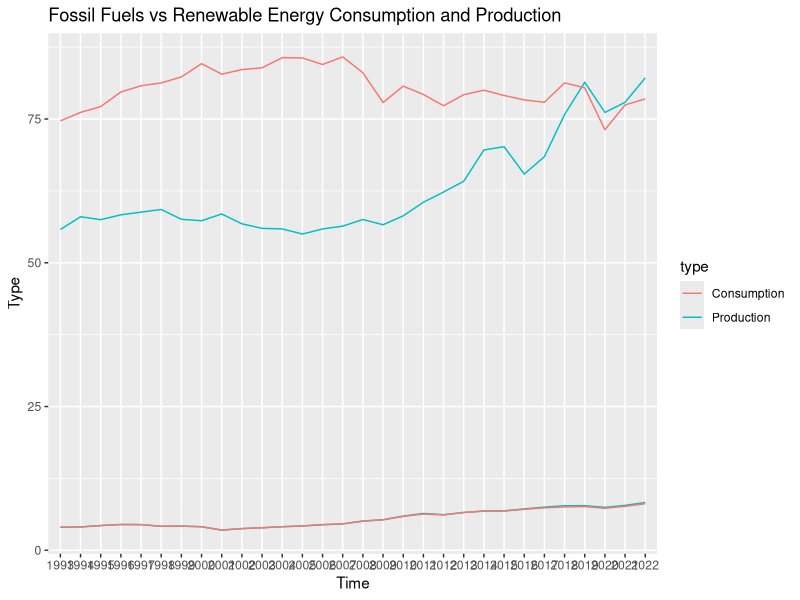
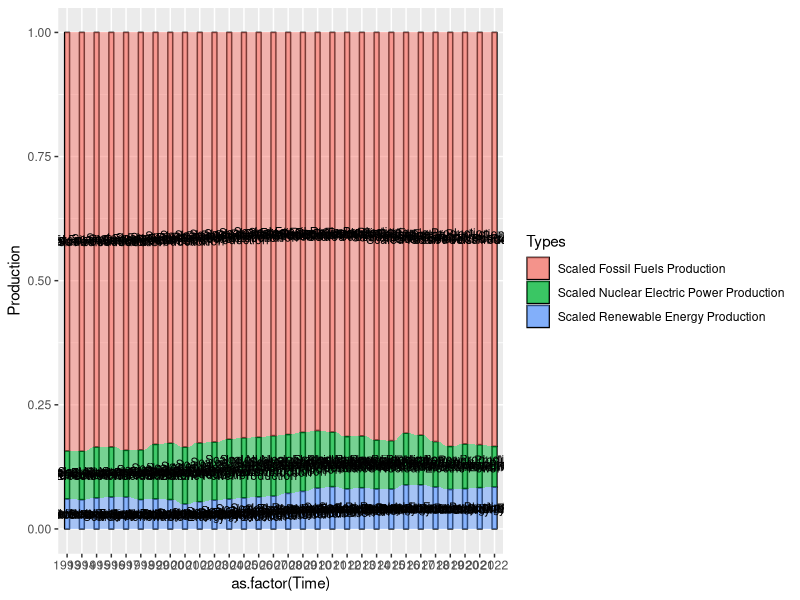
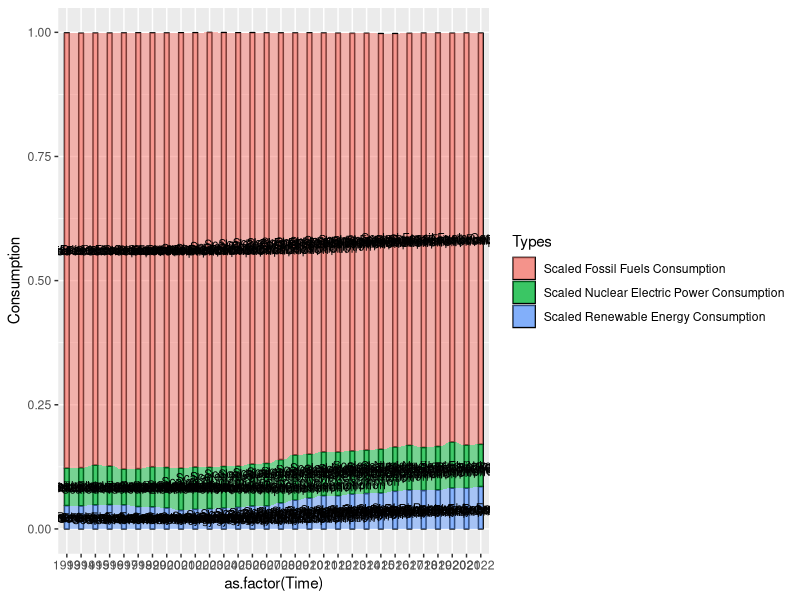
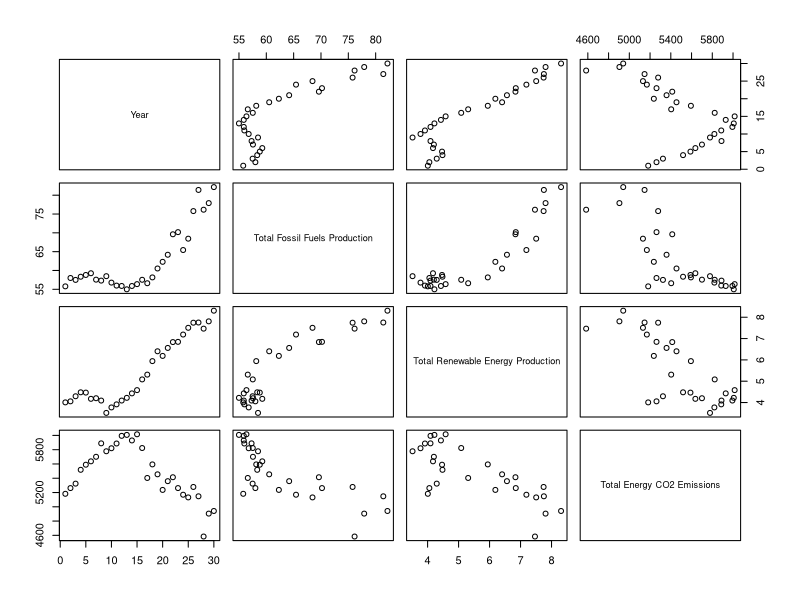
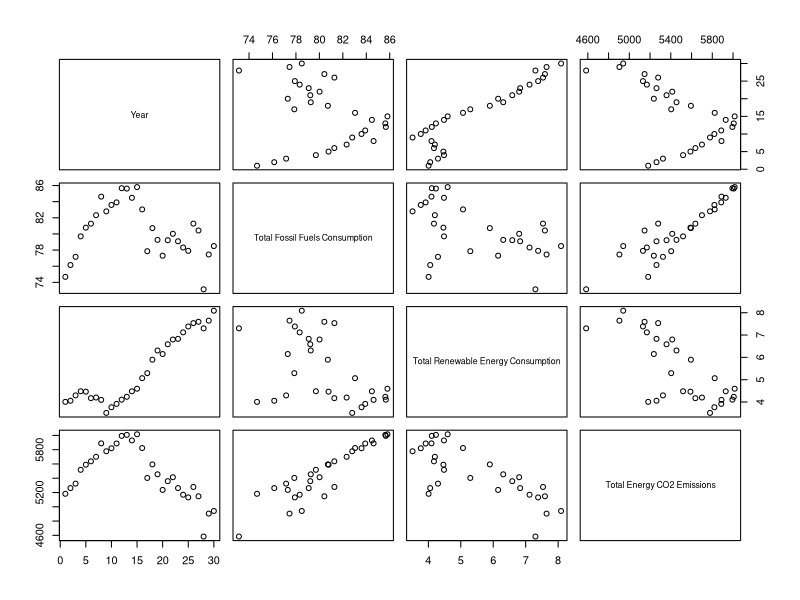

The R script that drew these images, in order:
## ---- chunk 1
library(dplyr)
library(tibble)
library(tidyr)
library(ggplot2)
library(forcats)
library(openxlsx)
library(GGally)
library(tidyverse)
energy <- read.xlsx("Table_1.1_Primary_Energy_Overview.xlsx", sep.names = " ")
energy$Month <-as.Date(energy$Month, origin = "1899-12-30")
energy <- energy |> filter(Month >= '1993-01-01') |> 
  filter(Month < '2023-01-01')
## ---- chunk 2
energy$Year <- format(energy$Month,"%Y")
yearlyenergy <- energy |> 
  group_by(Year) |> 
  summarise(across(where(is.numeric), sum))
## ---- chunk 3
energy_t <- data.frame(t(yearlyenergy[-1]))
colnames(energy_t) <- as.character(yearlyenergy$Year)
energy_t <- energy_t[c(1, 3, 9, 11), ]
energy_t$type <- word(rownames(energy_t), -1)
ggparcoord(energy_t, columns = 1:(ncol(energy_t)-1), groupColumn = 'type', scale = "globalminmax") + 
  labs(title = "Fossil Fuels vs Renewable Energy Consumption and Production") +
  xlab("Time") +
  ylab("Type")
## ---- chunk 4
library(ggalluvial)
yearlyenergy$`Scaled Fossil Fuels Production` <- yearlyenergy$`Total Fossil Fuels Production` / yearlyenergy$`Total Primary Energy Production`
yearlyenergy$`Scaled Nuclear Electric Power Production` <- yearlyenergy$`Nuclear Electric Power Production` / yearlyenergy$`Total Primary Energy Production`
yearlyenergy$`Scaled Renewable Energy Production` <- yearlyenergy$`Total Renewable Energy Production` / yearlyenergy$`Total Primary Energy Production`
production <- data.frame(t(yearlyenergy[, c("Scaled Fossil Fuels Production", "Scaled Renewable Energy Production", "Scaled Nuclear Electric Power Production")]))
colnames(production) <- as.character(yearlyenergy$Year)
production$Types <- rownames(production)
production <- production |> 
  pivot_longer(cols = 1:(ncol(production)-1), names_to = "Time", values_to = "Production")
ggplot(production,
       aes(x = as.factor(Time), stratum = Types, alluvium = Types, 
           y = Production,
           fill = Types, label = Types))+
  geom_stratum(alpha = .5)+
  geom_alluvium()+
  geom_text(stat = "stratum", size = 3)
## ---- chunk 5
yearlyenergy$`Scaled Fossil Fuels Consumption` <- yearlyenergy$`Total Fossil Fuels Consumption` / yearlyenergy$`Total Primary Energy Consumption`
yearlyenergy$`Scaled Nuclear Electric Power Consumption` <- yearlyenergy$`Nuclear Electric Power Consumption` / yearlyenergy$`Total Primary Energy Consumption`
yearlyenergy$`Scaled Renewable Energy Consumption` <- yearlyenergy$`Total Renewable Energy Consumption` / yearlyenergy$`Total Primary Energy Consumption`
consumption <- data.frame(t(yearlyenergy[, c("Scaled Fossil Fuels Consumption", "Scaled Renewable Energy Consumption", "Scaled Nuclear Electric Power Consumption")]))
colnames(consumption) <- as.character(yearlyenergy$Year)
consumption$Types <- rownames(consumption)
consumption <- consumption |> 
  pivot_longer(cols = 1:(ncol(consumption)-1), names_to = "Time", values_to = "Consumption")
ggplot(consumption,
       aes(x = as.factor(Time), stratum = Types, alluvium = Types, 
           y = Consumption,
           fill = Types, label = Types))+
  geom_stratum(alpha = .5)+
  geom_alluvium()+
  geom_text(stat = "stratum", size = 3)
## ---- chunk 6
carbon <- read.xlsx("Table_11.1_Carbon_Dioxide_Emissions_From_Energy_Consumption_by_Source.xlsx", sep.names = " ")
carbon$Month <-as.Date(carbon$Month, origin = "1899-12-30")
carbon <- carbon |> filter(Month >= '1993-01-01') |> 
  filter(Month < '2023-01-01')
## ---- chunk 7
carbon$Year <- format(carbon$Month,"%Y")
yearlycarbon <- carbon |> 
  group_by(Year) |> 
  summarise(across(where(is.numeric), sum))
## ---- chunk 8
energycarbon <- yearlyenergy |> 
  select(Year, `Total Fossil Fuels Production`, `Total Renewable Energy Production`) |> 
  left_join(select(yearlycarbon, Year, `Total Energy CO2 Emissions`), by = 'Year')
plot(energycarbon)
## ---- chunk 9
energycarbon <- yearlyenergy |> 
  select(Year, `Total Fossil Fuels Consumption`, `Total Renewable Energy Consumption`) |> 
  left_join(select(yearlycarbon, Year, `Total Energy CO2 Emissions`), by = 'Year')
plot(energycarbon)
